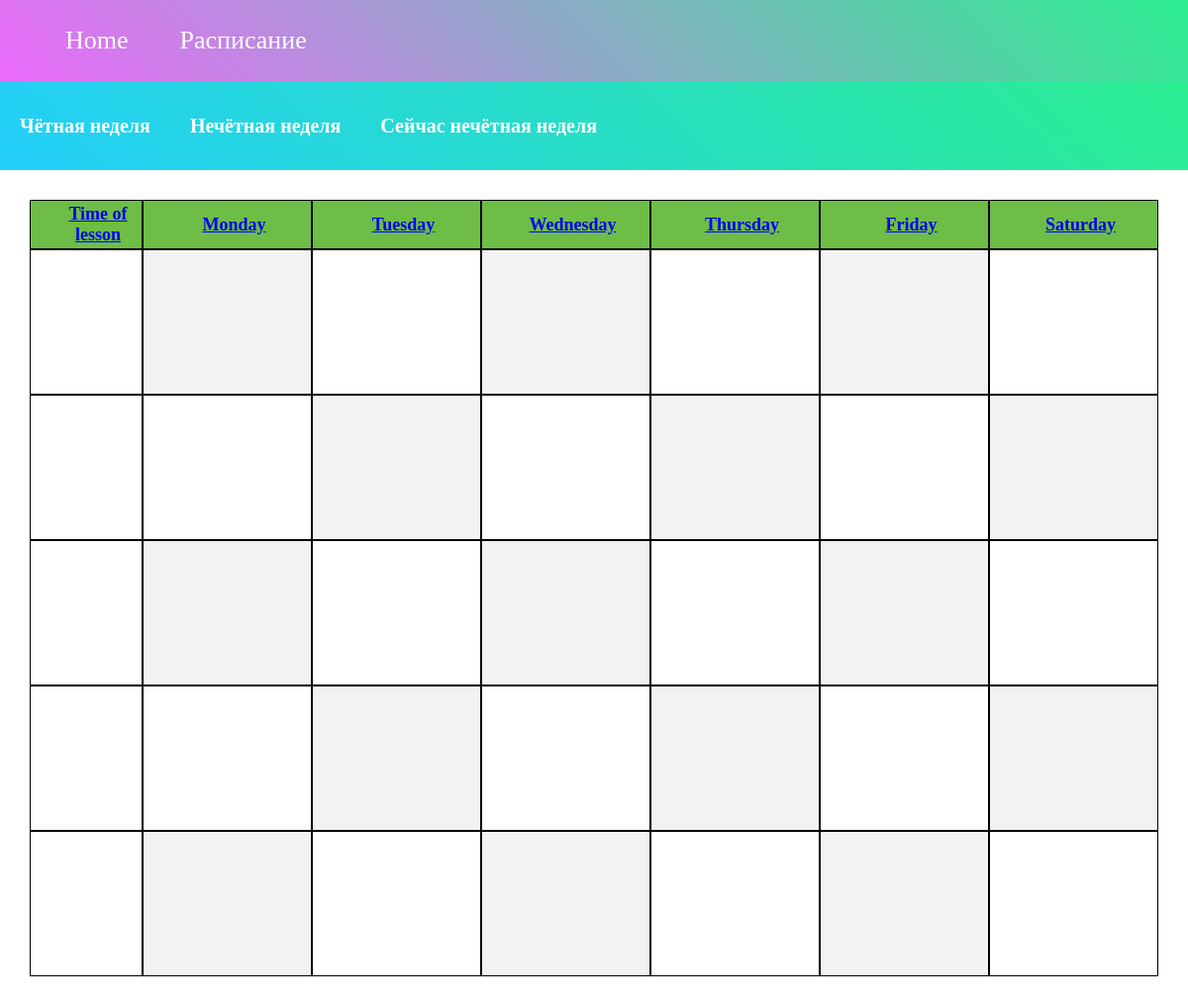
Screenshot of /sc/anglijskij/ with the database file from the repository.
### FWP/models.py (models this page shows)
class Day(models.Model):
    name = models.CharField(max_length=20)
    slug = models.SlugField(max_length=20, unique=True, db_index=True)
    def __str__(self):
        return self.name

### FWP/views.py (the view)
# urls.py: path('sc/<slug:parity_slug>/', SchParityView.as_view(), name='sc_parity'),
class SchParityView(ListView):
    model = Lesson
    template_name: str = 'FWP/sc.html'
    context_object_name = 'lessons'
    model2 = Day
    def get_context_data(self, object_list=None, **kwargs):
        context = super().get_context_data(**kwargs)
        context['title'] = 'Main page'
        context['days'] = list(Day.objects.all())
        context['numbers'] = NumberLesson.objects.all()
        context['lections'] = TypeLesson.objects.filter(name='Lecture')
        context['seminars'] = TypeLesson.objects.filter(name='Seminar')
        context['time'] = Day.objects.filter(name='Time of lesson')
        context['number_of_lesson'] = NumberLesson.objects.all()
        context['cur_week'] = type_current_week()
        return context
    def get_queryset(self):
        if self.kwargs['parity_slug'] == 'odd':
            return Lesson.objects.filter(is_even__name__in=['Odd week', 'Every week'])
        if self.kwargs['parity_slug'] == 'even':
            return Lesson.objects.filter(is_even__name__in=['Even week', 'Every week'])

### FWP/type_current_week.py (called while the page is built)
def type_current_week():
    tod = datetime.date.today()
    year = tod.year
    month = tod.month
    day = tod.day
    week = datetime.date(year,month,day).isocalendar()[1]
    if week % 2 == 0:
        return 'чётная'
    else:
        return 'нечётная'

### FWP/templates/FWP/sc.html (shortened to what this page needs)
{% extends 'FWP/base.html' %}
{% block content %}
<div style = "background: linear-gradient(45deg, rgb(35,206,250), rgb(44,238,144));">
<ul class="flex-container">
    <li class="flex-item"><a href="{% url 'sc' %}/odd">Чётная неделя</a></li>
    <li class="flex-item"><a href="{% url 'sc' %}/even">Нечётная неделя</a></li>
    <li class="flex-item"><a>Сейчас {{cur_week}} неделя</a></li>
  </ul>
</div>
    <div style="width=50%;padding-top:30px;padding-left:30px;padding-right:30px;">
    <table class="time-table" cellspacing="0">
        <colgroup><col class="col1">
        <col span="6" class="coln">
        </colgroup>
        <tbody>
        <tr>
        {% for d in days %}
            <th><a href="#">{{d}}</a></th>
        {% endfor %}
        </tr>
        {% for n in numbers %}
        <tr>
            {% for d in days %}
                <td>
                </td>
            {% endfor %}
        </tr>
        {% endfor %}
        </tbody>
        </table>
        </div>
{% endblock content %}

### FWP/static/FWP/css/print.css (style rules this page uses)
* { -webkit-print-color-adjust: exact; }
html, body, .container { position: relative; margin: 0px; width: 100%; }
a[href]:after { content: ""; }
th,td { text-decoration: none; border: solid 0.5px #000 !important; }
table { table-layout: auto; width: auto; }
.col1 { width: 10%; }
.coln { width: 15%; }
.time-table { margin-bottom: 0px; width: 100%; }
.time-table tr { height: auto; }
.time-table tr:nth-child(even) td:nth-child(even), .time-table tr:nth-child(odd) td:nth-child(odd) { background: none; }
.time-table tr th { text-decoration: none; text-align: left; padding-left: 10px; }
.time-table tr td { text-align: left; padding-left: 10px; }
.time-table tr th:first-child, .time-table tr td:first-child { text-decoration: none; padding-left: 10px !important; }
.time-table tr td:first-child { font-size: 20px; background: none !important; }
.time-table tr:first-child { height: 50px; background-color: #6dbd46; font-size: 18px; color: white; }
.time-table tr:not(:first-child) { vertical-align: top; }
.time-table tr:not(:first-child) td { padding: 0px; }

### FWP/static/FWP/css/group.css (style rules this page uses)
.time-table { margin-bottom: 30px; font-family: PTSansBold; width: 100%; table-layout: fixed; width: 100%; }
.time-table .col1 { width: 10%; }
.time-table .coln { width: 15%; }
.time-table td { position: relative; }
.time-table tr { height: 147px; }
.time-table tr:nth-child(even) td:nth-child(even), .time-table tr:nth-child(odd) td:nth-child(odd) { background: #f2f2f2; }
.time-table tr th { text-decoration: none; text-align: center; padding-left: 15px; }
.time-table tr td { text-align: left; padding-left: 15px; }
.time-table tr th:first-child, .time-table tr td:first-child { text-decoration: none; padding-left: 25px !important; }
.time-table tr td:first-child { font-size: 20px; background: white !important; }
.time-table tr:first-child { height: 50px; background-color: #6dbd46; font-size: 18px; color: white; }
.time-table tr:not(:first-child) { vertical-align: top; }
.time-table tr:not(:first-child) td { padding: 0px; }

### FWP/static/FWP/css/flex.css (style rules this page uses)
.flex-container { display: flex; flex-flow: row wrap; padding: 0; margin: 0; list-style: none; }
.flex-item a { text-decoration: none; padding: 1em; line-height: 50px; color: white; font-weight: bold; font-size: 20px; text-align: center; display: block; }

### rows the page displays
Day: name "Time of lesson"
Day: name "Monday"
Day: name "Tuesday"
Day: name "Wednesday"
Day: name "Thursday"
Day: name "Friday"
Day: name "Saturday"

### other values shown
{{ cur_week }} "нечётная"
